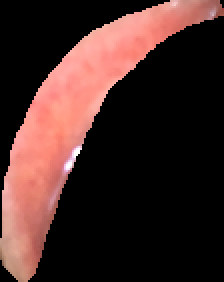
#> input picture nonanemic/Non-Anemic-003 (2).png, 112 x 141 px (shown 2 times larger); its folder holds only this picture in this run
$ jupyter execute --allow-errors Test1.ipynb
#> lines starting #> are read from the running program, lines starting #| are printed output that depends on the picture
**KLASIFIKASI GAMBAR**

[cell 1]
import os
import cv2
import numpy as np
from skimage.feature import hog
from sklearn.model_selection import train_test_split
from sklearn.svm import OneClassSVM
from sklearn.metrics import classification_report, accuracy_score
from sklearn.preprocessing import StandardScaler
from sklearn.decomposition import PCA

# Fungsi untuk memuat gambar dan mengekstrak fitur HOG
def extract_features_from_image(image_path):
#> called with image_path = 'nonanemic/Non-Anemic-003 (2).png'
    try:
        image = cv2.imread(image_path)  # Membaca gambar
#> image is the input picture: shape (141, 112, 3); mean B, G, R 38.1, 41.2, 67.2
        if image is None:
            print(f"Gambar tidak dapat dibaca: {image_path}")
            return None
        image = cv2.resize(image, (128, 64))  # Mengubah ukuran gambar jika perlu
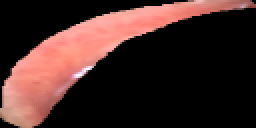
#> image: shape (64, 128, 3) (shown 2 times larger); mean B, G, R 38, 41.1, 67.1
        gray_image = cv2.cvtColor(image, cv2.COLOR_BGR2GRAY)  # Mengonversi ke grayscale
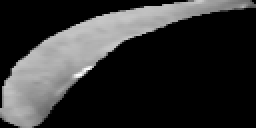
#> gray_image: shape (64, 128) (shown 2 times larger); min 0, max 255, mean 48.6
        fd, hog_image = hog(gray_image, orientations=9, pixels_per_cell=(8, 8), cells_per_block=(2, 2), visualize=True)
#> fd = 3780 values, max 1 at index 571, min 0 at index 0, mean 0.0488
        return fd  # Fitur HOG
    except Exception as e:
        print(f"Error dalam memproses gambar {image_path}: {e}")
        return None

# Menentukan folder dataset
folder_path = 'nonanemic'
image_paths = []  # Menyimpan path gambar
labels = []  # Menyimpan label kelas gambar

# Membaca gambar dari folder tanpa subfolder
for image_name in os.listdir(folder_path):
    image_path = os.path.join(folder_path, image_name)
    if image_path.endswith('.jpg') or image_path.endswith('.png'):  # Menyaring format gambar
        image_paths.append(image_path)
        labels.append('nonanemic')  # Semua gambar diberi label 'nonanemic'

# Debugging: Melihat jumlah gambar dan labels yang dimuat
print(f"Jumlah gambar yang ditemukan: {len(image_paths)}")
print(f"Jumlah label yang ditemukan: {len(labels)}")

# Menyiapkan fitur dan label
features = []
for image_path in image_paths:
    feature = extract_features_from_image(image_path)
#> feature has the same summary as fd in extract_features_from_image
    if feature is not None:
        features.append(feature)

# Debugging: Melihat jumlah fitur yang berhasil diekstraksi
print(f"Jumlah fitur yang berhasil diekstraksi: {len(features)}")
#| Jumlah fitur yang berhasil diekstraksi: 1

# Jika tidak ada fitur yang berhasil diekstraksi, hentikan eksekusi
if len(features) == 0:
    print("Tidak ada fitur yang berhasil diekstraksi. Pastikan gambar dapat dibaca dengan benar.")
    exit()

# Melakukan standarisasi fitur
scaler = StandardScaler()
X_scaled = scaler.fit_transform(features)

# Melakukan PCA untuk pengurangan dimensi (opsional)
pca = PCA(n_components=50)  # Mengurangi menjadi 50 fitur utama
#> (the rest of this cell did not finish here and is left out)

$ run again, on nonanemic/Non-Anemic-014 (3).png
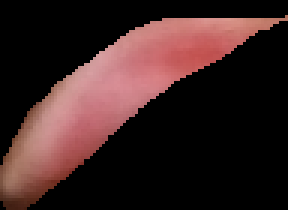
#> input picture nonanemic/Non-Anemic-014 (3).png, 96 x 70 px (shown 3 times larger)
#> in extract_features_from_image, image is the input picture: shape (70, 96, 3); mean B, G, R 34.7, 35.5, 58.3
#> in extract_features_from_image, `image = cv2.resize(image, (128, 64))`:
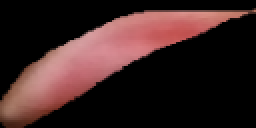
#> image: shape (64, 128, 3) (shown 2 times larger); mean B, G, R 34.6, 35.4, 58.3
#> in extract_features_from_image, `gray_image = cv2.cvtColor(image, cv2.COLOR_BGR2GRAY)`:
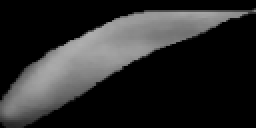
#> gray_image: shape (64, 128) (shown 2 times larger); min 0, max 175, mean 42.2
#> fd = 3780 values, max 1 at index 1552, min 0 at index 0, mean 0.0541
#> feature has the same summary as fd in extract_features_from_image
#| Jumlah fitur yang berhasil diekstraksi: 1

$ run again, on nonanemic/Non-Anemic-020 (5).png
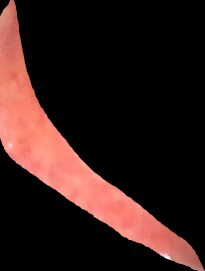
#> input picture nonanemic/Non-Anemic-020 (5).png, 205 x 271 px
#> in extract_features_from_image, image is the input picture: shape (271, 205, 3); mean B, G, R 25, 28, 50.4
#> in extract_features_from_image, `image = cv2.resize(image, (128, 64))`:
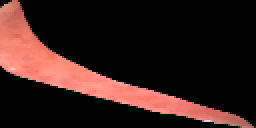
#> image: shape (64, 128, 3) (shown 2 times larger); mean B, G, R 25, 27.9, 50.4
#> in extract_features_from_image, `gray_image = cv2.cvtColor(image, cv2.COLOR_BGR2GRAY)`:
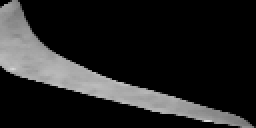
#> gray_image: shape (64, 128) (shown 2 times larger); min 0, max 224, mean 34.3
#> fd = 3780 values, max 1 at index 672, min 0 at index 11, mean 0.0432
#> feature has the same summary as fd in extract_features_from_image
#| Jumlah fitur yang berhasil diekstraksi: 1

$ run again, on nonanemic/Non-Anemic-022 (5).png
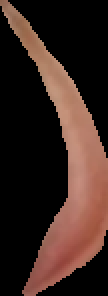
#> input picture nonanemic/Non-Anemic-022 (5).png, 54 x 148 px (shown 2 times larger)
#> in extract_features_from_image, image is the input picture: shape (148, 54, 3); mean B, G, R 31.6, 37.7, 57.3
#> in extract_features_from_image, `image = cv2.resize(image, (128, 64))`:
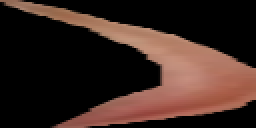
#> image: shape (64, 128, 3) (shown 2 times larger); mean B, G, R 31.5, 37.7, 57.3
#> in extract_features_from_image, `gray_image = cv2.cvtColor(image, cv2.COLOR_BGR2GRAY)`:
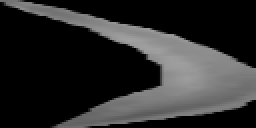
#> gray_image: shape (64, 128) (shown 2 times larger); min 0, max 160, mean 42.8
#> fd = 3780 values, max 1 at index 553, min 0 at index 1, mean 0.0604
#> feature has the same summary as fd in extract_features_from_image
#| Jumlah fitur yang berhasil diekstraksi: 1
